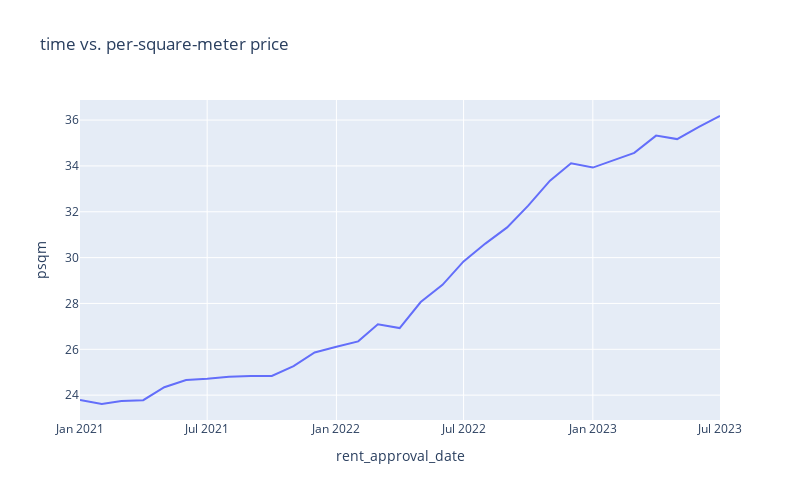

The notebook cell this image was saved under:
### Code cell
trained_df_group_avg = train_df_cleaned.groupby('rent_approval_date').mean(numeric_only=True).reset_index()
trained_df_group_avg.plot.line(x='rent_approval_date', y='psqm', title='time vs. per-square-meter price', width=800, height=500)

### Figure 1 — Plotly figure (JSON) as saved in the notebook; plotly's stock layout.template omitted (floating-point values rounded to 4 significant figures)
{"data": [{"hovertemplate": "rent_approval_date=%{x}<br>psqm=%{y}<extra></extra>", "legendgroup": "", "line": {"color": "#636efa", "dash": "solid"}, "marker": {"symbol": "circle"}, "mode": "lines", "name": "", "orientation": "v", "showlegend": false, "type": "scatter", "x": ["2021-01", "2021-02", "2021-03", "2021-04", "2021-05", "2021-06", "2021-07", "2021-08", "2021-09", "2021-10", "2021-11", "2021-12", "2022-01", "2022-02", "2022-03", "2022-04", "2022-05", "2022-06", "2022-07", "2022-08", "2022-09", "2022-10", "2022-11", "2022-12", "2023-01", "2023-02", "2023-03", "2023-04", "2023-05", "2023-06", "2023-07"], "xaxis": "x", "y": [23.78, 23.61, 23.75, 23.78, 24.35, 24.66, 24.72, 24.8, 24.83, 24.84, 25.27, 25.86, 26.11, 26.35, 27.09, 26.92, 28.06, 28.81, 29.83, 30.61, 31.32, 32.27, 33.36, 34.12, 33.93, 34.27, 34.57, 35.32, 35.17, 35.7, 36.18], "yaxis": "y"}], "layout": {"height": 500, "legend": {"tracegroupgap": 0}, "title": {"text": "time vs. per-square-meter price"}, "width": 800, "xaxis": {"anchor": "y", "domain": [0, 1], "title": {"text": "rent_approval_date"}}, "yaxis": {"anchor": "x", "domain": [0, 1], "title": {"text": "psqm"}}}}
